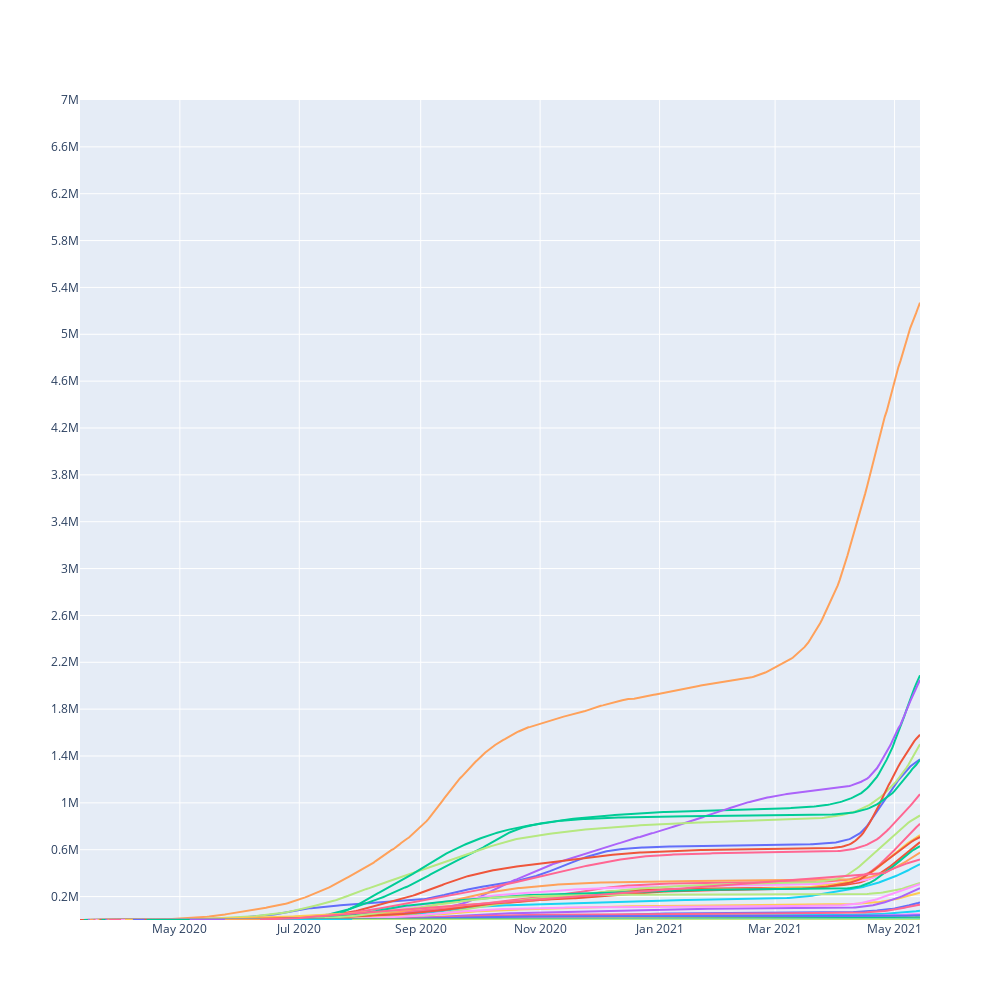

Notebook cell for this chart:
### Code cell
fig6 = go.Figure()

for i in range(0,len(states)):
    fig6.add_trace(go.Scatter(x=main[main['loc']==states[i]]['day'], y=main[main['loc']==states[i]]['confirmedCasesIndian'], 
                              mode='lines',
        name=states[i],
        connectgaps=True
    ))
fig6.update_layout(autosize=False,
    width=1000,
    height=1000,
    showlegend=False)
fig6.update_yaxes(range=[0,7000000],tick0=1000000,dtick="400000")
fig6.show()

### Figure 1 — Plotly figure (JSON) as saved in the notebook; plotly's stock layout.template omitted (floating-point values rounded to 4 significant figures; data arrays with more than 128 entries replaced by an {"elided": "..."} marker saying what was removed)
{"data": [{"connectgaps": true, "mode": "lines", "name": "Delhi", "type": "scatter", "x": {"elided": "430 str values"}, "y": {"elided": "430 int values"}}, {"connectgaps": true, "mode": "lines", "name": "Haryana", "type": "scatter", "x": {"elided": "430 str values"}, "y": {"elided": "430 int values"}}, {"connectgaps": true, "mode": "lines", "name": "Karnataka", "type": "scatter", "x": {"elided": "430 str values"}, "y": {"elided": "430 int values"}}, {"connectgaps": true, "mode": "lines", "name": "Kerala", "type": "scatter", "x": {"elided": "430 str values"}, "y": {"elided": "430 int values"}}, {"connectgaps": true, "mode": "lines", "name": "Maharashtra", "type": "scatter", "x": {"elided": "430 str values"}, "y": {"elided": "430 mixed values"}}, {"connectgaps": true, "mode": "lines", "name": "Punjab", "type": "scatter", "x": {"elided": "430 str values"}, "y": {"elided": "430 mixed values"}}, {"connectgaps": true, "mode": "lines", "name": "Rajasthan", "type": "scatter", "x": {"elided": "430 str values"}, "y": {"elided": "430 int values"}}, {"connectgaps": true, "mode": "lines", "name": "Tamil Nadu", "type": "scatter", "x": {"elided": "430 str values"}, "y": {"elided": "430 int values"}}, {"connectgaps": true, "mode": "lines", "name": "Telengana", "type": "scatter", "x": {"elided": "364 str values"}, "y": {"elided": "364 int values"}}, {"connectgaps": true, "mode": "lines", "name": "Jammu and Kashmir", "type": "scatter", "x": {"elided": "430 str values"}, "y": {"elided": "430 int values"}}, {"connectgaps": true, "mode": "lines", "name": "Ladakh", "type": "scatter", "x": {"elided": "430 str values"}, "y": {"elided": "430 int values"}}, {"connectgaps": true, "mode": "lines", "name": "Uttar Pradesh", "type": "scatter", "x": {"elided": "430 str values"}, "y": {"elided": "430 int values"}}, {"connectgaps": true, "mode": "lines", "name": "Andhra Pradesh", "type": "scatter", "x": {"elided": "428 str values"}, "y": {"elided": "428 int values"}}, {"connectgaps": true, "mode": "lines", "name": "Uttarakhand", "type": "scatter", "x": {"elided": "426 str values"}, "y": {"elided": "426 mixed values"}}, {"connectgaps": true, "mode": "lines", "name": "Odisha", "type": "scatter", "x": {"elided": "425 str values"}, "y": {"elided": "425 int values"}}, {"connectgaps": true, "mode": "lines", "name": "Puducherry", "type": "scatter", "x": {"elided": "423 str values"}, "y": {"elided": "423 int values"}}, {"connectgaps": true, "mode": "lines", "name": "West Bengal", "type": "scatter", "x": {"elided": "423 str values"}, "y": {"elided": "423 int values"}}, {"connectgaps": true, "mode": "lines", "name": "Chhattisgarh", "type": "scatter", "x": {"elided": "422 str values"}, "y": {"elided": "422 int values"}}, {"connectgaps": true, "mode": "lines", "name": "Chandigarh", "type": "scatter", "x": {"elided": "422 str values"}, "y": {"elided": "422 mixed values"}}, {"connectgaps": true, "mode": "lines", "name": "Gujarat", "type": "scatter", "x": {"elided": "421 str values"}, "y": {"elided": "421 int values"}}, {"connectgaps": true, "mode": "lines", "name": "Himachal Pradesh", "type": "scatter", "x": {"elided": "420 str values"}, "y": {"elided": "420 int values"}}, {"connectgaps": true, "mode": "lines", "name": "Madhya Pradesh", "type": "scatter", "x": {"elided": "420 str values"}, "y": {"elided": "420 mixed values"}}, {"connectgaps": true, "mode": "lines", "name": "Bihar", "type": "scatter", "x": {"elided": "419 str values"}, "y": {"elided": "419 int values"}}, {"connectgaps": true, "mode": "lines", "name": "Manipur", "type": "scatter", "x": {"elided": "417 str values"}, "y": {"elided": "417 int values"}}, {"connectgaps": true, "mode": "lines", "name": "Mizoram", "type": "scatter", "x": {"elided": "416 str values"}, "y": {"elided": "416 int values"}}, {"connectgaps": true, "mode": "lines", "name": "Andaman and Nicobar Islands", "type": "scatter", "x": {"elided": "415 str values"}, "y": {"elided": "415 int values"}}, {"connectgaps": true, "mode": "lines", "name": "Goa", "type": "scatter", "x": {"elided": "415 str values"}, "y": {"elided": "415 int values"}}, {"connectgaps": true, "mode": "lines", "name": "Assam", "type": "scatter", "x": {"elided": "409 str values"}, "y": {"elided": "409 int values"}}, {"connectgaps": true, "mode": "lines", "name": "Jharkhand", "type": "scatter", "x": {"elided": "409 str values"}, "y": {"elided": "409 mixed values"}}, {"connectgaps": true, "mode": "lines", "name": "Arunachal Pradesh", "type": "scatter", "x": {"elided": "407 str values"}, "y": {"elided": "407 int values"}}, {"connectgaps": true, "mode": "lines", "name": "Tripura", "type": "scatter", "x": {"elided": "403 str values"}, "y": {"elided": "403 int values"}}, {"connectgaps": true, "mode": "lines", "name": "Nagaland", "type": "scatter", "x": {"elided": "363 str values"}, "y": {"elided": "363 mixed values"}}, {"connectgaps": true, "mode": "lines", "name": "Meghalaya", "type": "scatter", "x": {"elided": "396 str values"}, "y": {"elided": "396 int values"}}, {"connectgaps": true, "mode": "lines", "name": "Dadar Nagar Haveli", "type": "scatter", "x": ["2020-05-06", "2020-05-07", "2020-05-08", "2020-05-09", "2020-05-10", "2020-05-11", "2020-05-12", "2020-05-13", "2020-05-14", "2020-05-15", "2020-05-16", "2020-05-17", "2020-05-18", "2020-05-19", "2020-05-20", "2020-05-21", "2020-05-22", "2020-05-23", "2020-05-24", "2020-05-25", "2020-05-26", "2020-05-27", "2020-05-28", "2020-05-29", "2020-05-30", "2020-05-31", "2020-06-01", "2020-06-02", "2020-06-03", "2020-06-04", "2020-06-05", "2020-06-06", "2020-06-07", "2020-06-08", "2020-06-09", "2020-06-10"], "y": [1, 1, 1, 1, 1, 1, 1, 1, 1, 1, 1, 1, 1, 1, 1, 1, 1, 1, 2, 2, 2, 2, 2, 2, 2, 2, 2, 3, 4, 8, 12, 14, 19, 20, 22, 22]}, {"connectgaps": true, "mode": "lines", "name": "Sikkim", "type": "scatter", "x": {"elided": "356 str values"}, "y": {"elided": "356 int values"}}, {"connectgaps": true, "mode": "lines", "name": "Dadra and Nagar Haveli and Daman and Diu", "type": "scatter", "x": {"elided": "338 str values"}, "y": {"elided": "338 int values"}}, {"connectgaps": true, "mode": "lines", "name": "Telangana", "type": "scatter", "x": ["2020-06-11", "2020-06-12", "2020-06-13", "2020-06-14", "2020-06-15", "2020-06-16", "2020-06-17", "2020-06-18", "2020-06-19", "2020-06-20", "2020-06-21", "2020-06-22", "2020-06-23", "2020-06-24", "2020-06-25", "2020-06-26", "2020-06-27", "2020-06-28", "2020-06-29", "2020-06-30", "2020-07-01", "2020-07-02", "2020-07-03", "2020-07-04", "2020-07-05", "2020-07-06", "2020-07-07", "2020-07-08", "2020-07-09", "2020-07-10", "2020-07-11", "2020-07-12", "2020-07-13", "2020-07-14", "2020-07-15", "2020-07-16", "2020-07-17", "2020-07-18", "2020-07-19", "2020-07-20", "2020-07-21", "2020-07-22", "2020-07-23", "2020-07-24", "2020-07-25", "Telangana", "2020-07-27", "2021-04-26", "2021-04-27", "2021-04-28", "2021-04-29", "2021-04-30", "2021-05-01", "2021-05-02", "2021-05-03", "2021-05-04", "2021-05-05", "2021-05-06", "2021-05-07", "2021-05-08", "2021-05-09", "2021-05-10", "2021-05-11", "2021-05-12", "2021-05-13", "2021-05-14"], "y": [4111, 4320, 4484, 4737, 4974, 5193, 5406, 5675, 6027, 6526, 7072, 7802, 8674, 9553, 10444, 11364, 12349, 13436, 14419, 15394, 16339, 17357, 18570, 20462, 22312, 23902, 25733, 27612, 29536, 30946, 32224, 33402, 34671, 36221, 37745, 39342, 41018, 42496, 43780, 45076, 46274, 47705, 49259, 50826, 52466, "Telangana", 54059, 401783, 411905, 419966, 427960, 435606, 443360, 450790, 456485, 463361, 469722, 475748, 481640, 487199, 492385, 497361, 502187, 506988, 511711, 516404]}, {"connectgaps": true, "mode": "lines", "name": "Lakshadweep", "type": "scatter", "x": {"elided": "291 str values"}, "y": {"elided": "291 int values"}}], "layout": {"autosize": false, "height": 1000, "showlegend": false, "width": 1000, "yaxis": {"dtick": "400000", "range": [0, 7000000], "tick0": 1000000}}}
